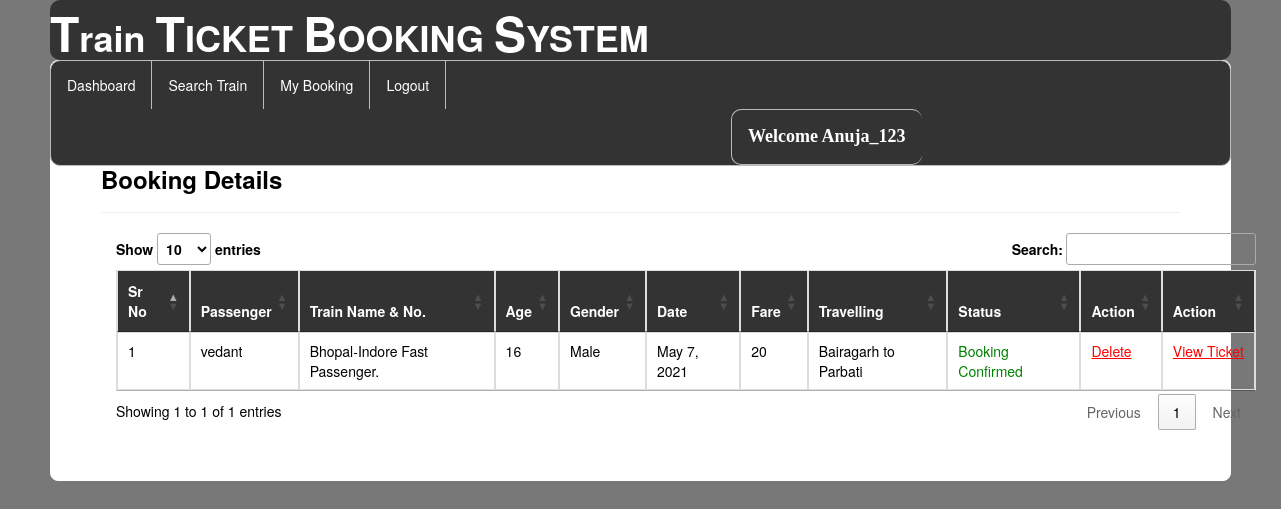
The page /my_booking/ (signed in) on the database its author committed.
### railway/models.py (models this page shows, shortened)
class Passenger(models.Model):
    user = models.ForeignKey(Register,on_delete=models.CASCADE,null=True)
    train = models.ForeignKey(Add_Train,on_delete=models.CASCADE,null=True)
    name = models.CharField(max_length=100,null=True)
    age = models.IntegerField(null=True)
    gender = models.CharField(max_length=30,null=True)
    route=models.CharField(max_length=100,null=True)
    status = models.CharField(max_length=30,null=True)
    date1 = models.DateField(null=True)
    fare = models.IntegerField(null=True)

class Add_Train(models.Model):
    trainname = models.CharField(max_length=30,null=True)
    train_no = models.IntegerField(null=True)
    from_city = models.CharField(max_length=30,null=True)
    to_city = models.CharField(max_length=30,null=True)
    departuretime=models.CharField(max_length=30,null=True)
    arrivaltime=models.CharField(max_length=30,null=True)
    trevaltime=models.CharField(max_length=100,null=True)
    distance=models.IntegerField(null=True)
    img=models.FileField(null=True)

### railway/views.py (the view)
# urls.py: path('my_booking/',my_booking,name="my_booking"),
def my_booking(request):
    if not request.user.is_authenticated:
        return redirect('login')
    user2 = User.objects.filter(username=request.user.username).get()
    user1 = Register.objects.filter(user=user2).get()
    pro = Passenger.objects.filter(user=user1)
    book = Book_ticket.objects.filter(user=user1)
    d = {'user':user1,'pro':pro,'book':book}
    return render(request,'my_booking.html',d)

### railway/templates/my_booking.html (shortened to what this page needs)
{% extends 'navigation2.html' %}
{% load static %}
{% block b %}
<div style="color:Black;border:1px solid white;border-radius:8px;background-color:white;padding:50px">
        <h3><strong>Booking Details</strong></h3><hr>
<div class="container">
<table class="table table-bordered" id="myTable">
  <thead style="color:white;background-color:#333">
  <tr>
    <th>Sr No</th>
    <th>Passenger</th>
      <th>Train Name & No.</th>
      <th>Age</th>
    <th>Gender</th>
    <th>Date</th>
       <th>Fare</th>
       <th>Travelling</th>
       <th>Status</th>
    <th>Action</th>
     <th>Action</th>
  </tr>
  </thead>
   <tbody>
    {% for i in pro %}
  <tr>
    <td>{{forloop.counter}}</td>
    <td>{{i.name}}</td>
    <td>{{i.train.trainname}}. {{i.train.tran_no}}</td>
      <td>{{i.age}}</td>
      <td>{{i.gender}}</td>
      <td>{{i.date1}}</td>
      <td>{{i.fare}}</td>
      <td>{{i.route}}</td>
      {% if i.status == 'set' %}
      <td style="color:green">Booking Confirmed</td>
      {% else %}
      <td style="color:red">No Transaction</td>
      {% endif %}
    <td><a href="{% url 'delte_my_booking' i.id %}" style="color:red"><u>Delete</u></a>
    <td><a href="{% url 'view_ticket' i.id %}" style="color:red"><u>View&nbsp;Ticket</u></a>
    </td>
  </tr>
    {% endfor %}
    </tbody>
</table>
 </div>
</div>
{% endblock %}

### railway/templates/navigation2.html (shortened to what this page needs)
{% extends 'head.html' %}
{% load static %}
{% block body %}
<link rel = stylesheet href = "//cdn.datatables.net/1.10.19/css/jquery.dataTables.min.css">
<ul class="id2">
  <li class="id1"><a href="{% url 'dashboard' %}">Dashboard</a></li>
  <li class="id1"><a href="{% url 'search_train' %}">Search Train</a></li>
  <li class="id1"><a href="{% url 'my_booking' %}">My Booking</a></li>
  <li class="id1"><a href="{% url 'log_out' %}">Logout</a></li>
    <li class="id2" style="margin-left:680px"><a href="" style="color:white"><strong style="font-size:18px;font-family:cursive">Welcome {{request.user.username}}</strong></a></li>
</ul>
{% block b %}
{% endblock %}
{% endblock %}

### railway/templates/navigation2.html (style rules this page uses)
.id2 { list-style-type: none; margin: 0; padding: 0; overflow: hidden; background-color: #333; border-radius:10px; border:1px solid #bbb; }
.id1 { float: left; border-right:1px solid #bbb; }
.id2 { float: left; border-left:1px solid #bbb; }
li:last-child { border-right: none; }
li a { display: block; color: white; text-align: center; padding: 14px 16px; text-decoration: none; }

### rows shown on the page
Passenger: name "vedant", train.trainname "Bhopal-Indore Fast Passenger", age "16", gender "Male", date1 "May 7, 2021", fare "20", route "Bairagarh to Parbati", status "Booking Confirmed"

### other values the page prints
{{ request.user.username }} "Anuja_123"
